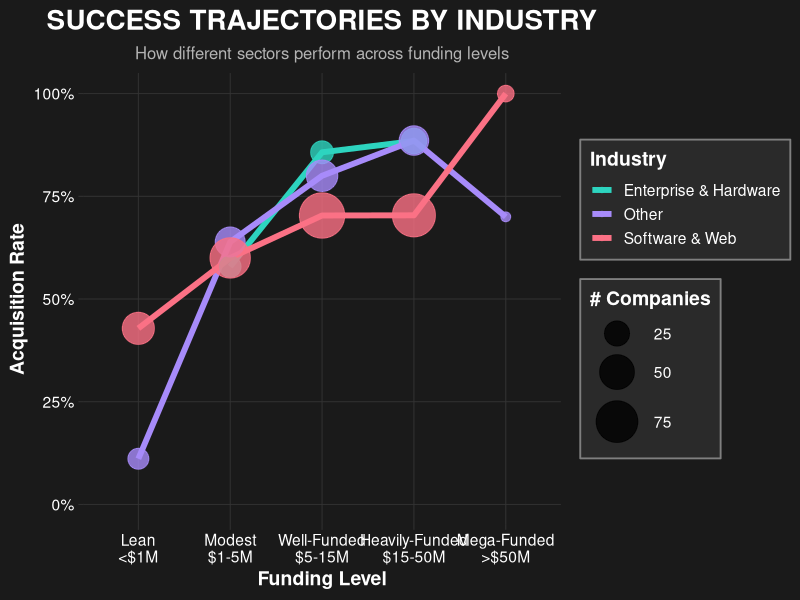
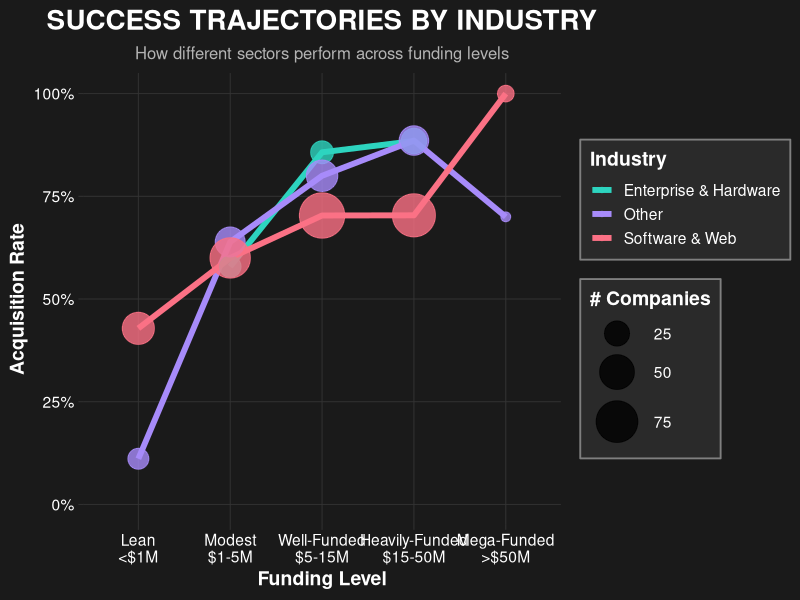

Generate these figures, in order, with R:
## ---- chunk 1
knitr::opts_chunk$set(echo = TRUE, warning = FALSE, message = FALSE)
## ---- chunk 2
library(tidyverse)
library(scales)
## ---- chunk 3
# Load the dataset
startup_data <- read_csv("data/02-processed/startup_data.csv", show_col_types = FALSE)

cat("Dataset loaded:", nrow(startup_data), "rows\n")
## ---- chunk 4
industry_success <- startup_data %>%
    filter(!is.na(funding_total_usd), funding_total_usd > 0,
           !is.na(category_code), category_code != "",
           !is.na(status), status != "") %>%
    mutate(
        category_code = str_trim(as.character(category_code)) %>% 
            str_replace_all("_", " ") %>% 
            str_to_title(),
        status = str_trim(tolower(as.character(status))),
        funding_total_usd = as.numeric(funding_total_usd),
        funding_level = case_when(
            funding_total_usd < 1e6 ~ "Lean\n<$1M",
            funding_total_usd < 5e6 ~ "Modest\n$1-5M",
            funding_total_usd < 15e6 ~ "Well-Funded\n$5-15M",
            funding_total_usd < 50e6 ~ "Heavily-Funded\n$15-50M",
            TRUE ~ "Mega-Funded\n>$50M"
        ),
        funding_level = factor(funding_level, levels = c(
            "Lean\n<$1M", "Modest\n$1-5M", "Well-Funded\n$5-15M", 
            "Heavily-Funded\n$15-50M", "Mega-Funded\n>$50M"
        ))
    )
## ---- chunk 5
top_cats <- industry_success %>%
    count(category_code, sort = TRUE) %>%
    head(5) %>%
    pull(category_code)

industry_funding_success <- industry_success %>%
    filter(category_code %in% top_cats) %>%
    group_by(funding_level, category_code) %>%
    summarise(
        total = n(),
        acquired = sum(status == "acquired"),
        .groups = "drop"
    ) %>%
    filter(total >= 5) %>%
    mutate(acquisition_rate = acquired / total)

industry_funding_success <- industry_funding_success %>%
    mutate(
        category_display = case_when(
            str_detect(category_code, "Software") ~ "Software & Web",
            str_detect(category_code, "Web") ~ "Software & Web",
            str_detect(category_code, "Enterprise") ~ "Enterprise & Hardware",
            str_detect(category_code, "Hardware") ~ "Enterprise & Hardware",
            str_detect(category_code, "Biotech") ~ "Life Sciences",
            str_detect(category_code, "Games") ~ "Consumer & Media",
            str_detect(category_code, "Media") ~ "Consumer & Media",
            TRUE ~ "Other"
        )
    ) %>%
    group_by(funding_level, category_display) %>%
    summarise(
        acquired = sum(acquired),
        total = sum(total),
        .groups = "drop"
    ) %>%
    mutate(acquisition_rate = acquired / total)
## ---- chunk 6
p1 <- ggplot(industry_funding_success, 
             aes(x = funding_level, y = acquisition_rate, 
                 color = category_display, group = category_display,
                 size = total)) +
    geom_line(size = 2) +
    geom_point(alpha = 0.8) +
    scale_y_continuous(labels = percent_format(), limits = c(0, 1)) +
    scale_size_continuous(range = c(3, 15), name = "# Companies") +
    scale_color_manual(
        values = c(
            "Consumer & Media" = "#F4B942",
            "Enterprise & Hardware" = "#2DD4BF", 
            "Life Sciences" = "#22D3EE",
            "Other" = "#A78BFA",
            "Software & Web" = "#FB7185"
        ),
        name = "Industry"
    ) +
    labs(
        title = "SUCCESS TRAJECTORIES BY INDUSTRY",
        subtitle = "How different sectors perform across funding levels",
        x = "Funding Level",
        y = "Acquisition Rate"
    ) +
    theme_dark(base_size = 14) +
    theme(
        plot.background = element_rect(fill = "#1a1a1a", color = NA),
        panel.background = element_rect(fill = "#1a1a1a", color = NA),
        panel.grid.major = element_line(color = "#333333"),
        panel.grid.minor = element_blank(),
        plot.title = element_text(color = "white", size = 20, face = "bold", hjust = 0.5),
        plot.subtitle = element_text(color = "gray70", size = 12, hjust = 0.5),
        axis.text = element_text(color = "white"),
        axis.title = element_text(color = "white", face = "bold"),
        legend.background = element_rect(fill = "#2a2a2a", color = "gray50"),
        legend.text = element_text(color = "white"),
        legend.title = element_text(color = "white", face = "bold"),
        legend.key = element_rect(fill = "#2a2a2a")
    )

print(p1)
## ---- chunk 7
ggsave("success_trajectories_industry.png", p1, 
       width = 12, height = 8, dpi = 300, bg = "#1a1a1a")

cat("\n✓ Industry trajectories visualization saved!\n")
cat("File: success_trajectories_industry.png\n")
